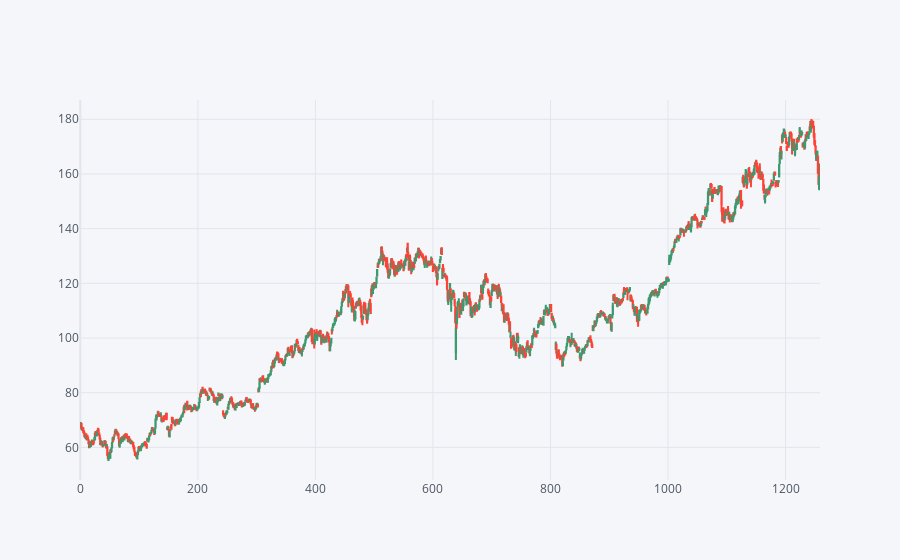

Write notebook code for a chart like this one.
### Code cell
AAPL.iplot(kind="candle")

### Figure 1 — Plotly figure (JSON) as saved in the notebook; plotly's stock layout.template omitted (floating-point values rounded to 4 significant figures; data arrays with more than 128 entries replaced by an {"elided": "..."} marker saying what was removed)
{"data": [{"close": {"elided": "1259 float values"}, "high": {"elided": "1259 float values"}, "low": {"elided": "1259 float values"}, "open": {"elided": "1259 float values"}, "showlegend": false, "type": "candlestick", "x": {"elided": "1259 int values"}, "yaxis": "y2"}], "layout": {"legend": {"bgcolor": "#F5F6F9", "font": {"color": "#4D5663"}}, "paper_bgcolor": "#F5F6F9", "plot_bgcolor": "#F5F6F9", "title": {"font": {"color": "#4D5663"}}, "xaxis": {"gridcolor": "#E1E5ED", "rangeslider": {"visible": false}, "showgrid": true, "tickfont": {"color": "#4D5663"}, "title": {"font": {"color": "#4D5663"}, "text": ""}, "zerolinecolor": "#E1E5ED"}, "yaxis": {"gridcolor": "#E1E5ED", "showgrid": true, "showticklabels": false, "tickfont": {"color": "#4D5663"}, "title": {"font": {"color": "#4D5663"}, "text": ""}, "zerolinecolor": "#E1E5ED"}, "yaxis2": {"gridcolor": "#E1E5ED", "showgrid": true, "tickfont": {"color": "#4D5663"}, "title": {"font": {"color": "#4D5663"}, "text": ""}, "zerolinecolor": "#E1E5ED"}}}
